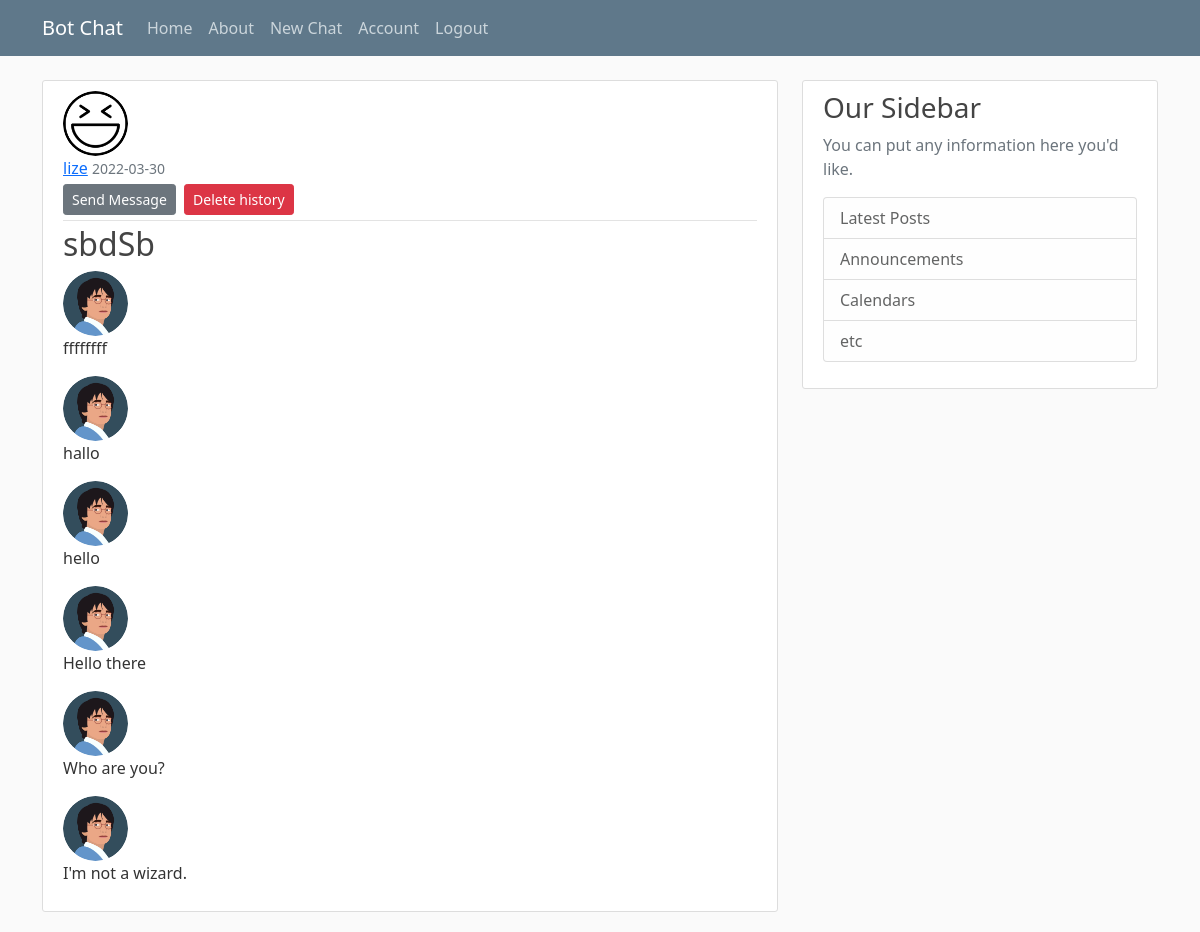
Page /post/6 (signed in) on the committed database.
### FlaskServer/model.py (models this page shows, shortened)
class User(db.Model, UserMixin):
    id = db.Column(db.Integer, primary_key=True)
    username = db.Column(db.String(20), unique=True, nullable=False)
    email = db.Column(db.String(120), unique=True, nullable=False)
    image_file = db.Column(db.String(20), nullable=False, default='default.jpg')
    password = db.Column(db.String(60), nullable=False)
    posts = db.relationship('Post', backref='author', lazy=True)

class Post(db.Model):
    id = db.Column(db.Integer, primary_key=True)
    title = db.Column(db.String(100), nullable=False)
    date_posted = db.Column(db.DateTime, nullable=False, default=datetime.utcnow)
    content = db.Column(db.Text, nullable=False)
    user_id = db.Column(db.Integer, db.ForeignKey('user.id'), nullable=False)

### FlaskServer/posts/routes.py (the view)
@posts.route("/post/<int:post_id>")
@login_required
def post(post_id):
    post = Post.query.get_or_404(post_id)
    return render_template('post.html', title=post.title, post=post)

### FlaskServer/model.py (called while the page is built)
@login_manager.user_loader
def load_user(user_id):
    return User.query.get(int(user_id))

### FlaskServer/templates/post.html (shortened to what this page needs)
{% extends "layout.html" %}
{% block content %}
  <article class="media content-section">
    <img class="rounded-circle article-img" src="{{ url_for('static', filename='profile_pics/' + post.author.image_file) }}">
    <div class="media-body">
      <div class="article-metadata">
        <a class="mr-2" href="{{ url_for('users.user_post', username=post.author.username) }}">{{ post.author.username }}</a>
        <small class="text-muted">{{ post.date_posted.strftime('%Y-%m-%d') }}</small>
        {% if post.author == current_user %}
          <div>
            <a class="btn btn-secondary btn-sm mt-1 mb-1" href="{{ url_for('posts.update_post', post_id=post.id) }}">Send Message</a>
            <button type="button" class="btn btn-danger btn-sm m-1" data-toggle="modal" data-target="#deleteModal">Delete history</button>
          </div>
        {% endif %}
      </div>
      <h2 class="article-title">{{ post.title }}</h2>
      {% for line in post.content.split('\n') %}
        {% if line.startswith('You') %}
          <img class="rounded-circle article-img" src="{{ url_for('static', filename='profile_pics/' + post.author.image_file) }}">
        {% else %}
          <img class="rounded-circle article-img" src="{{ url_for('static', filename='bot_icon/' + 'HarryPotter.png') }}">
        {% endif %}
        <p class="article-content">{{ line }}</p>
      {% endfor %}
    </div>
  </article>
{% endblock content %}

### FlaskServer/static/main.css (style rules this page uses)
body { background: #fafafa; color: #333333; margin-top: 5rem; }
h1, h2, h3, h4, h5, h6 { color: #444444; }
.content-section { background: #ffffff; padding: 10px 20px; border: 1px solid #dddddd; border-radius: 3px; margin-bottom: 20px; }
.article-title { color: #444444; }
.article-content { white-space: pre-line; }
.article-img { height: 65px; width: 65px; margin-right: 16px; }
.article-metadata { padding-bottom: 1px; margin-bottom: 4px; border-bottom: 1px solid #e3e3e3 }

### rows in the picture
User: image_file (picture), author.username "lize"
Post: date_posted "2022-03-30", title "sbdSb"

### other values in the picture
{{ line }} "ffffffff" "hallo" "hello" "Hello there" "Who are you?" "I'm not a wizard."
